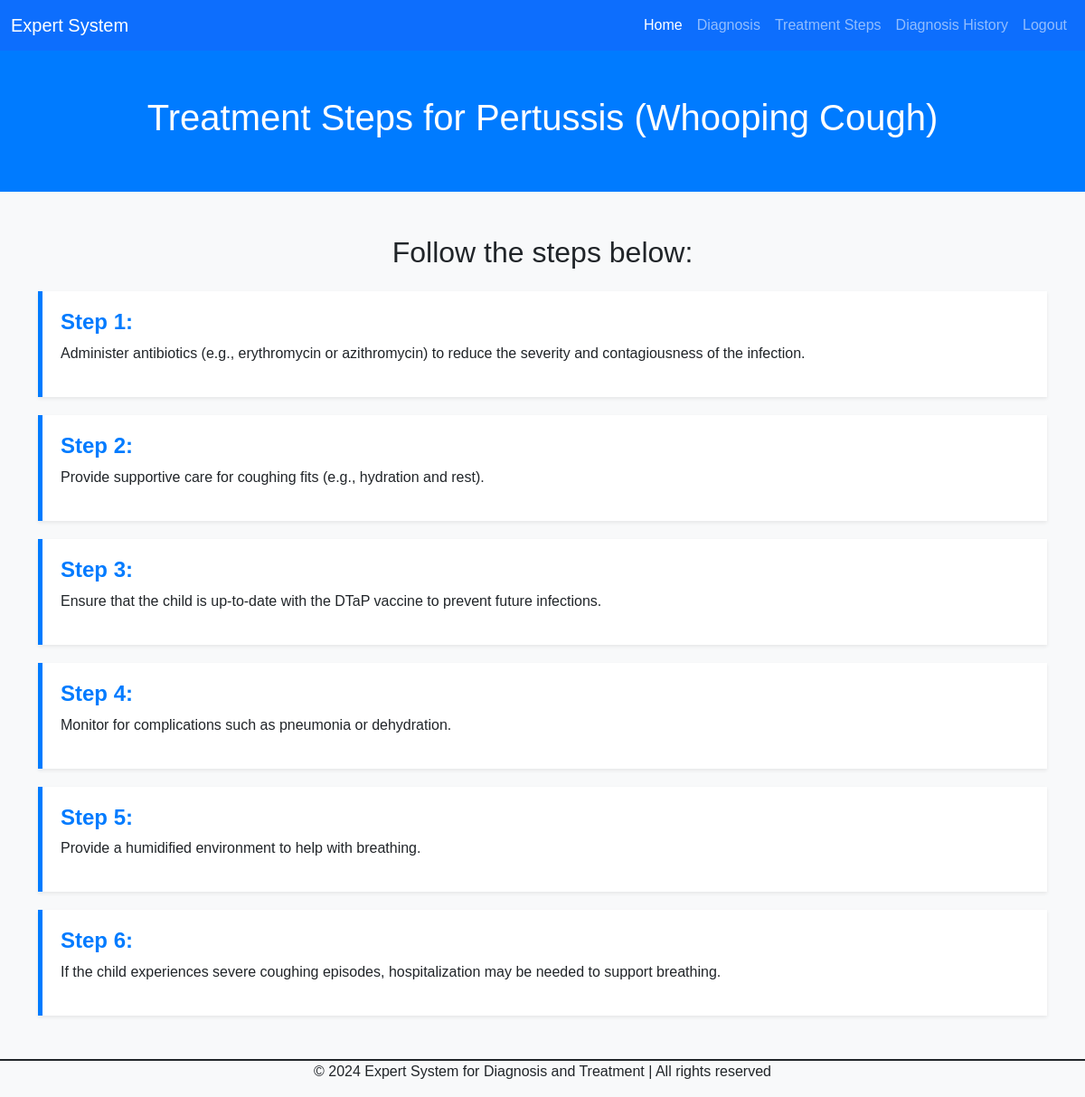
Screenshot of /view_treatment.php?disease_id=3 (signed in) with the database file from the repository.
### tables this page shows
CREATE TABLE `diseases` (
  `id` int(11) NOT NULL,
  `name` varchar(100) NOT NULL,
  `description` text DEFAULT NULL,
  `treatment` text DEFAULT NULL,
  `urgency_level` enum('Low','Medium','High','Critical') NOT NULL DEFAULT 'Low'
);

CREATE TABLE `treatment_steps` (
  `id` int(11) NOT NULL,
  `disease_id` int(11) NOT NULL,
  `step_order` int(11) NOT NULL,
  `step_description` text NOT NULL
);

### view_treatment.php (the view, shortened to what this page needs)
<?php
include 'db.php';
$disease_id = $_GET['disease_id'];
$stmt_disease = $conn->prepare("SELECT name FROM diseases WHERE id = ?");
$stmt_disease->bind_param("i", $disease_id);
$stmt_disease->execute();
$stmt_disease->bind_result($disease_name);
$stmt_steps = $conn->prepare("SELECT step_order, step_description FROM treatment_steps WHERE disease_id = ? ORDER BY step_order ASC");
$stmt_steps->bind_param("i", $disease_id);
$stmt_steps->execute();
$result_steps = $stmt_steps->get_result();
?>
<!DOCTYPE html>
<html lang="en">
<head>
    <link href="./assets/css/bootstrap.css" rel="stylesheet">
</head>
<body>
    <?php include 'navbar.php'; ?>
    <div class="hero-section">
        <h1>Treatment Steps for <?php echo htmlspecialchars($disease_name); ?></h1>
    </div>
    <div class="container my-5">
        <?php if ($result_steps->num_rows > 0): ?>
            <h2 class="text-center mb-4">Follow the steps below:</h2>
            <?php while ($row = $result_steps->fetch_assoc()): ?>
                <div class="step-card shadow-sm">
                    <h4 class="step-number">Step <?php echo $row['step_order']; ?>:</h4>
                    <p><?php echo htmlspecialchars($row['step_description']); ?></p>
                </div>
            <?php endwhile; ?>
        <?php else: ?>
            <div class="alert alert-warning">No treatment steps found for this disease.</div>
        <?php endif; ?>
    </div>
    <?php include './footer.php'; ?>
</body>
</html>

### view_treatment.php (style rules this page uses)
body { background-color: #f8f9fa; font-family: 'Arial', sans-serif; }
.hero-section { background-color: #007bff; color: white; padding: 50px 0; text-align: center; }
.hero-section h1 { font-size: 2.5rem; }
.step-card { margin-bottom: 20px; padding: 20px; border-left: 5px solid #007bff; background-color: #ffffff; }
.step-number { font-weight: bold; color: #007bff; }

### rows the page displays
diseases: name "Pertussis (Whooping Cough)"
treatment_steps: step_order "1", step_description "Administer antibiotics (e.g., erythromycin or azithromycin) to reduce the severity and contagiousness of the infection."
treatment_steps: step_order "2", step_description "Provide supportive care for coughing fits (e.g., hydration and rest)."
treatment_steps: step_order "3", step_description "Ensure that the child is up-to-date with the DTaP vaccine to prevent future infections."
treatment_steps: step_order "4", step_description "Monitor for complications such as pneumonia or dehydration."
treatment_steps: step_order "5", step_description "Provide a humidified environment to help with breathing."
treatment_steps: step_order "6", step_description "If the child experiences severe coughing episodes, hospitalization may be needed to support breathing."
